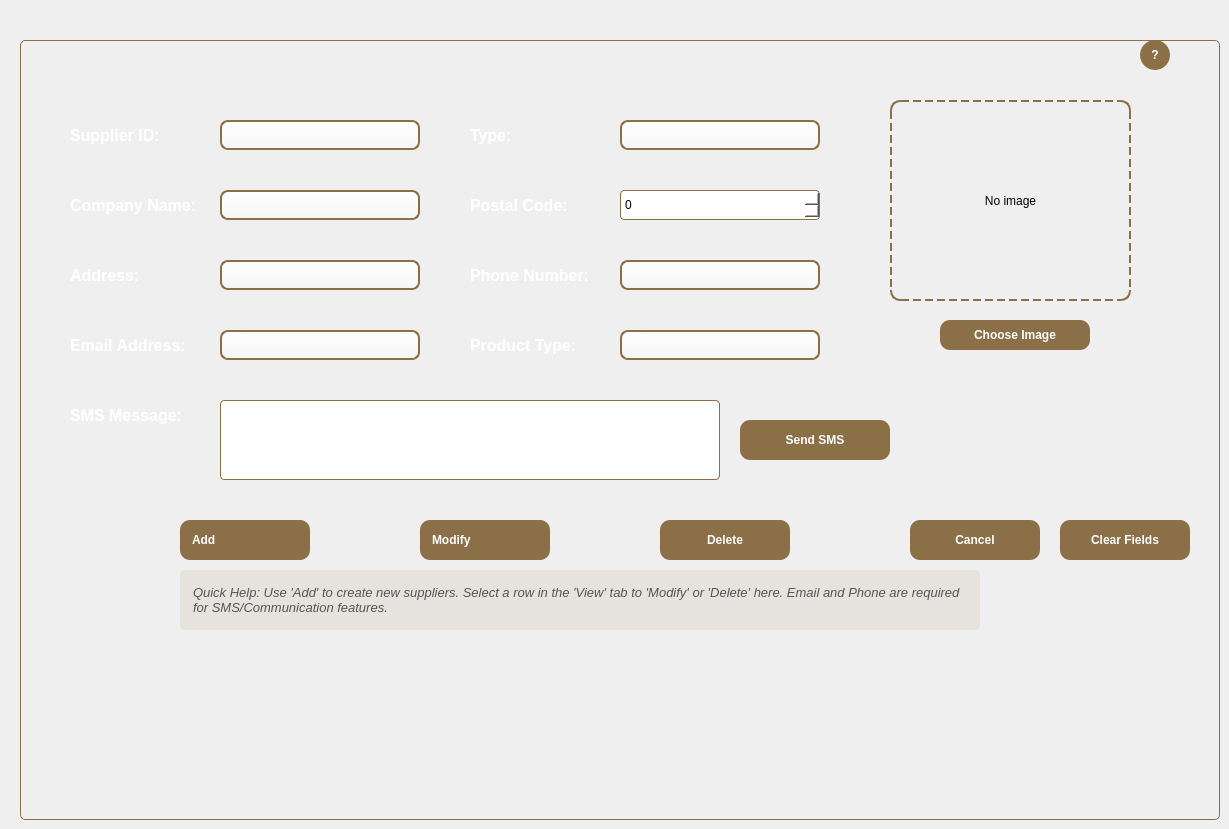
   <widget class="QWidget" name="tab_gestion">
    <attribute name="title">
     <string>Supplier Management</string>
    </attribute>
    <widget class="QGroupBox" name="groupBox_gestion">
     <property name="geometry">
      <rect>
       <x>20</x>
       <y>20</y>
       <width>1200</width>
       <height>800</height>
      </rect>
     </property>
      <property name="styleSheet">
       <string notr="true">
          QGroupBox { background-color: transparent; border: 1px solid #8B6F47; border-radius: 5px; margin-top: 20px; }
          QGroupBox::title { subcontrol-origin: margin; subcontrol-position: top center; padding: 0; background: transparent; color: transparent; border: none; }
          QLineEdit {
              background: qlineargradient(x1:0, y1:0, x2:0, y2:1, stop:0 #FFFFFF, stop:1 #F5F5F5);
              border: 2px solid #8B6F47;
              border-radius: 8px;
              padding: 3px 12px;
              font-size: 14px;
              color: #333;
              selection-background-color: #8B6F47;
              selection-color: white;
          }
          QLineEdit:hover {
              border: 2px solid #A0825A;
              background: qlineargradient(x1:0, y1:0, x2:0, y2:1, stop:0 #FFFFFF, stop:1 #FAFAFA);
          }
          QLineEdit:focus {
              border: 2px solid #8B4513; 
              background: #FFFAF0;
          }
         </string>
      </property>
     <property name="title">
      <string>Supplier Management</string>
     </property>
     <widget class="QLabel" name="label_id">
      <property name="geometry">
       <rect>
        <x>50</x>
        <y>100</y>
        <width>150</width>
        <height>30</height>
       </rect>
      </property>
      <property name="styleSheet">
       <string notr="true">color: white; font-size: 16px; font-weight: bold; background: transparent;
</string>
      </property>
      <property name="text">
       <string>Supplier ID:</string>
      </property>
     </widget>
     <widget class="QLineEdit" name="le_id">
      <property name="geometry">
       <rect>
        <x>200</x>
        <y>100</y>
        <width>200</width>
        <height>30</height>
       </rect>
      </property>

     </widget>
     <widget class="QLabel" name="label_nom">
      <property name="geometry">
       <rect>
        <x>50</x>
        <y>170</y>
        <width>150</width>
        <height>30</height>
       </rect>
      </property>
      <property name="styleSheet">
       <string notr="true">color: white; font-size: 16px; font-weight: bold; background: transparent;
</string>
      </property>
      <property name="text">
       <string>Company Name:</string>
      </property>
     </widget>
     <widget class="QLineEdit" name="le_nom">
      <property name="geometry">
       <rect>
        <x>200</x>
        <y>170</y>
        <width>200</width>
        <height>30</height>
       </rect>
      </property>
     </widget>
     <widget class="QLabel" name="label_adresse">
      <property name="geometry">
       <rect>
        <x>50</x>
        <y>240</y>
        <width>150</width>
        <height>30</height>
       </rect>
      </property>
      <property name="styleSheet">
       <string notr="true">color: white; font-size: 16px; font-weight: bold; background: transparent;
</string>
      </property>
      <property name="text">
       <string>Address:</string>
      </property>
     </widget>
     <widget class="QLineEdit" name="le_adresse">
      <property name="geometry">
       <rect>
        <x>200</x>
        <y>240</y>
        <width>200</width>
        <height>30</height>
       </rect>
      </property>
     </widget>
     <widget class="QLabel" name="label_email">
      <property name="geometry">
       <rect>
        <x>50</x>
        <y>310</y>
        <width>150</width>
        <height>30</height>
       </rect>
      </property>
      <property name="styleSheet">
       <string notr="true">color: white; font-size: 16px; font-weight: bold; background: transparent;
</string>
      </property>
      <property name="text">
       <string>Email Address:</string>
      </property>
     </widget>
     <widget class="QLineEdit" name="le_email">
      <property name="geometry">
       <rect>
        <x>200</x>
        <y>310</y>
        <width>200</width>
        <height>30</height>
       </rect>
      </property>
     </widget>
     <widget class="QLabel" name="label_product_type">
      <property name="geometry">
       <rect>
        <x>450</x>
        <y>310</y>
        <width>150</width>
        <height>30</height>
       </rect>
      </property>
      <property name="styleSheet">
       <string notr="true">color: white; font-size: 16px; font-weight: bold; background: transparent;
</string>
      </property>
      <property name="text">
       <string>Product Type:</string>
      </property>
     </widget>
     <widget class="QLineEdit" name="le_product_type">
      <property name="geometry">
       <rect>
        <x>600</x>
        <y>310</y>
        <width>200</width>
        <height>30</height>
       </rect>
      </property>
     </widget>
     <widget class="QLabel" name="label_type">
      <property name="geometry">
       <rect>
        <x>450</x>
        <y>100</y>
        <width>150</width>
        <height>30</height>
       </rect>
      </property>
      <property name="styleSheet">
       <string notr="true">color: white; font-size: 16px; font-weight: bold; background: transparent;
</string>
      </property>
      <property name="text">
       <string>Type:</string>
      </property>
     </widget>
     <widget class="QLineEdit" name="le_type">
      <property name="geometry">
       <rect>
        <x>600</x>
        <y>100</y>
        <width>200</width>
        <height>30</height>
       </rect>
      </property>
     </widget>
     <widget class="QLabel" name="label_cp">
      <property name="geometry">
       <rect>
        <x>450</x>
        <y>170</y>
        <width>150</width>
        <height>30</height>
       </rect>
      </property>
      <property name="styleSheet">
       <string notr="true">color: white; font-size: 16px; font-weight: bold; background: transparent;
</string>
      </property>
      <property name="text">
       <string>Postal Code:</string>
      </property>
     </widget>
     <widget class="QSpinBox" name="sb_cp">
      <property name="geometry">
       <rect>
        <x>600</x>
        <y>170</y>
        <width>200</width>
        <height>30</height>
       </rect>
      </property>
      <property name="styleSheet">
       <string notr="true">border: 1px solid #8B6F47; border-radius: 4px; padding: 2px; background-color: white;
</string>
      </property>
     </widget>
     <widget class="QLabel" name="label_tel">
      <property name="geometry">
       <rect>
        <x>450</x>
        <y>240</y>
        <width>160</width>
        <height>30</height>
       </rect>
      </property>
      <property name="styleSheet">
       <string notr="true">color: white; font-size: 16px; font-weight: bold; background: transparent;
</string>
      </property>
      <property name="text">
       <string>Phone Number:</string>
      </property>
     </widget>
     <widget class="QLineEdit" name="le_tel">
      <property name="geometry">
       <rect>
        <x>600</x>
        <y>240</y>
        <width>200</width>
        <height>30</height>
       </rect>
      </property>
     </widget>
     <widget class="QLabel" name="lbl_image_preview">
      <property name="geometry">
       <rect>
        <x>870</x>
        <y>80</y>
        <width>241</width>
        <height>201</height>
       </rect>
      </property>
      <property name="styleSheet">
       <string notr="true">border: 2px dashed #8B6F47; border-radius: 10px; background: transparent;
</string>
      </property>
      <property name="text">
       <string>No image</string>
      </property>
      <property name="alignment">
       <set>Qt::AlignmentFlag::AlignCenter</set>
      </property>
     </widget>
     <widget class="QPushButton" name="btn_upload_image">
      <property name="geometry">
       <rect>
        <x>920</x>
        <y>300</y>
        <width>150</width>
        <height>30</height>
       </rect>
      </property>
      <property name="styleSheet">
       <string notr="true">
        QPushButton { background-color: #8B6F47; border-radius: 10px; color: white; font-weight: bold; } QPushButton:hover { background-color: #FFF; border: 2px solid #8B6F47; color: #8B6F47; }
        QPushButton:hover { background-color: #FFF; border: 2px solid #8B6F47; }
       </string>
      </property>
      <property name="text">
       <string>Choose Image</string>
      </property>
     </widget>
     <widget class="QPushButton" name="btn_add">
      <property name="geometry">
       <rect>
        <x>160</x>
        <y>500</y>
        <width>130</width>
        <height>40</height>
       </rect>
      </property>
      <property name="styleSheet">
       <string notr="true">
        QPushButton { background-color: #8B6F47; border-radius: 10px; color: white; font-weight: bold; padding-left: 12px; text-align: left; }
        QPushButton:hover { background-color: #FFF; border: 2px solid #8B6F47; color: #8B6F47; }
       </string>
      </property>
      <property name="text">
       <string>Add</string>
      </property>
      <property name="icon">
       <iconset resource="resources.qrc">
        <normaloff>:/assets/add.png</normaloff>:/assets/add.png</iconset>
      </property>
      <property name="iconSize">
       <size>
        <width>24</width>
        <height>24</height>
       </size>
      </property>
     </widget>
     <widget class="QPushButton" name="btn_modify">
      <property name="geometry">
       <rect>
        <x>400</x>
        <y>500</y>
        <width>130</width>
        <height>40</height>
       </rect>
      </property>
      <property name="styleSheet">
       <string notr="true">
        QPushButton { background-color: #8B6F47; border-radius: 10px; color: white; font-weight: bold; padding-left: 12px; text-align: left; }
        QPushButton:hover { background-color: #FFF; border: 2px solid #8B6F47; color: #8B6F47; }
       </string>
      </property>
      <property name="text">
       <string>Modify</string>
      </property>
      <property name="icon">
       <iconset resource="resources.qrc">
        <normaloff>:/assets/modify.png</normaloff>:/assets/modify.png</iconset>
      </property>
      <property name="iconSize">
       <size>
        <width>24</width>
        <height>24</height>
       </size>
      </property>
     </widget>
     <widget class="QPushButton" name="btn_delete">
      <property name="geometry">
       <rect>
        <x>640</x>
        <y>500</y>
        <width>130</width>
        <height>40</height>
       </rect>
      </property>
      <property name="styleSheet">
       <string notr="true">QPushButton { background-color: #8B6F47; border-radius: 10px; color: white; font-weight: bold; } QPushButton:hover { background-color: #FFF; border: 2px solid #8B6F47; color: #8B6F47; }</string>
      </property>
      <property name="text">
       <string>Delete</string>
      </property>
      <property name="icon">
       <iconset resource="resources.qrc">
        <normaloff>:/assets/delete.png</normaloff>:/assets/delete.png</iconset>
      </property>
      <property name="iconSize">
       <size>
        <width>24</width>
        <height>24</height>
       </size>
      </property>
     </widget>
     <widget class="QPushButton" name="btn_cancel_gestion">
      <property name="geometry">
       <rect>
        <x>890</x>
        <y>500</y>
        <width>130</width>
        <height>40</height>
       </rect>
      </property>
      <property name="styleSheet">
       <string notr="true">QPushButton { background-color: #8B6F47; border-radius: 10px; color: white; font-weight: bold; } QPushButton:hover { background-color: #FFF; border: 2px solid #8B6F47; color: #8B6F47; }</string>
      </property>
      <property name="text">
       <string>Cancel</string>
      </property>
      <property name="icon">
       <iconset resource="resources.qrc">
        <normaloff>:/assets/icon_cancel.png</normaloff>:/assets/icon_cancel.png</iconset>
      </property>
     </widget>

     <widget class="QPushButton" name="btn_clear">
      <property name="geometry">
       <rect>
        <x>1040</x>
        <y>500</y>
        <width>130</width>
        <height>40</height>
       </rect>
      </property>
      <property name="styleSheet">
       <string notr="true">
         QPushButton { background-color: #8B6F47; border-radius: 10px; color: white; font-weight: bold; } QPushButton:hover { background-color: #FFF; border: 2px solid #8B6F47; color: #8B6F47; }
        </string>
      </property>
      <property name="text">
       <string>Clear Fields</string>
      </property>
      <property name="icon">
       <iconset resource="resources.qrc">
        <normaloff>:/assets/clear.png</normaloff>:/assets/clear.png</iconset>
      </property>
      <property name="iconSize">
       <size>
        <width>24</width>
        <height>24</height>
       </size>
      </property>
     </widget>

     <widget class="QLabel" name="label_sms">
      <property name="geometry">
       <rect>
        <x>50</x>
        <y>380</y>
        <width>150</width>
        <height>30</height>
       </rect>
      </property>
      <property name="styleSheet">
       <string notr="true">color: white; font-size: 16px; font-weight: bold; background: transparent;
</string>
      </property>
      <property name="text">
       <string>SMS Message:</string>
      </property>
     </widget>
     <widget class="QTextEdit" name="txt_sms">
      <property name="geometry">
       <rect>
        <x>200</x>
        <y>380</y>
        <width>500</width>
        <height>80</height>
       </rect>
      </property>
      <property name="styleSheet">
       <string notr="true">border: 1px solid #8B6F47; border-radius: 4px; padding: 2px; background-color: white;
</string>
      </property>
     </widget>
     <widget class="QPushButton" name="btn_send_sms">
      <property name="geometry">
       <rect>
        <x>720</x>
        <y>400</y>
        <width>150</width>
        <height>40</height>
       </rect>
      </property>
      <property name="styleSheet">
       <string notr="true">QPushButton { background-color: #8B6F47; border-radius: 10px; color: white; font-weight: bold; } QPushButton:hover { background-color: #FFF; border: 2px solid #8B6F47; color: #8B6F47; }</string>
      </property>
      <property name="text">
       <string>Send SMS</string>
      </property>
      <property name="icon">
       <iconset resource="resources.qrc">
        <normaloff>:/assets/icon_sms.png</normaloff>:/assets/icon_sms.png</iconset>
      </property>
     </widget>
     <widget class="QToolButton" name="btn_help_gestion">
      <property name="geometry">
       <rect>
        <x>1120</x>
        <y>20</y>
        <width>30</width>
        <height>30</height>
       </rect>
      </property>
      <property name="cursor">
       <cursorShape>PointingHandCursor</cursorShape>
      </property>
      <property name="styleSheet">
       <string notr="true">
           QToolButton { background-color: #8B6F47; border-radius: 15px; color: white; font-weight: bold; border: none; }
           QToolButton:checked { background-color: white; color: #8B6F47; border: 2px solid #8B6F47; }
          </string>
      </property>
      <property name="text">
       <string>?</string>
      </property>
      <property name="checkable">
       <bool>true</bool>
      </property>
     </widget>
     <widget class="QLabel" name="lbl_hint_gestion">
      <property name="geometry">
       <rect>
        <x>160</x>
        <y>550</y>
        <width>800</width>
        <height>60</height>
       </rect>
      </property>
      <property name="visible">
       <bool>false</bool>
      </property>
      <property name="styleSheet">
       <string notr="true">color: #555; font-size: 13px; font-style: italic; background: rgba(139, 111, 71, 0.1); padding: 10px; border-radius: 5px;</string>
      </property>
      <property name="text">
       <string>Quick Help: Use 'Add' to create new suppliers. Select a row in the 'View' tab to 'Modify' or 'Delete' here. Email and Phone are required for SMS/Communication features.</string>
      </property>
      <property name="wordWrap">
       <bool>true</bool>
      </property>
     </widget>
    </widget>
   </widget>
